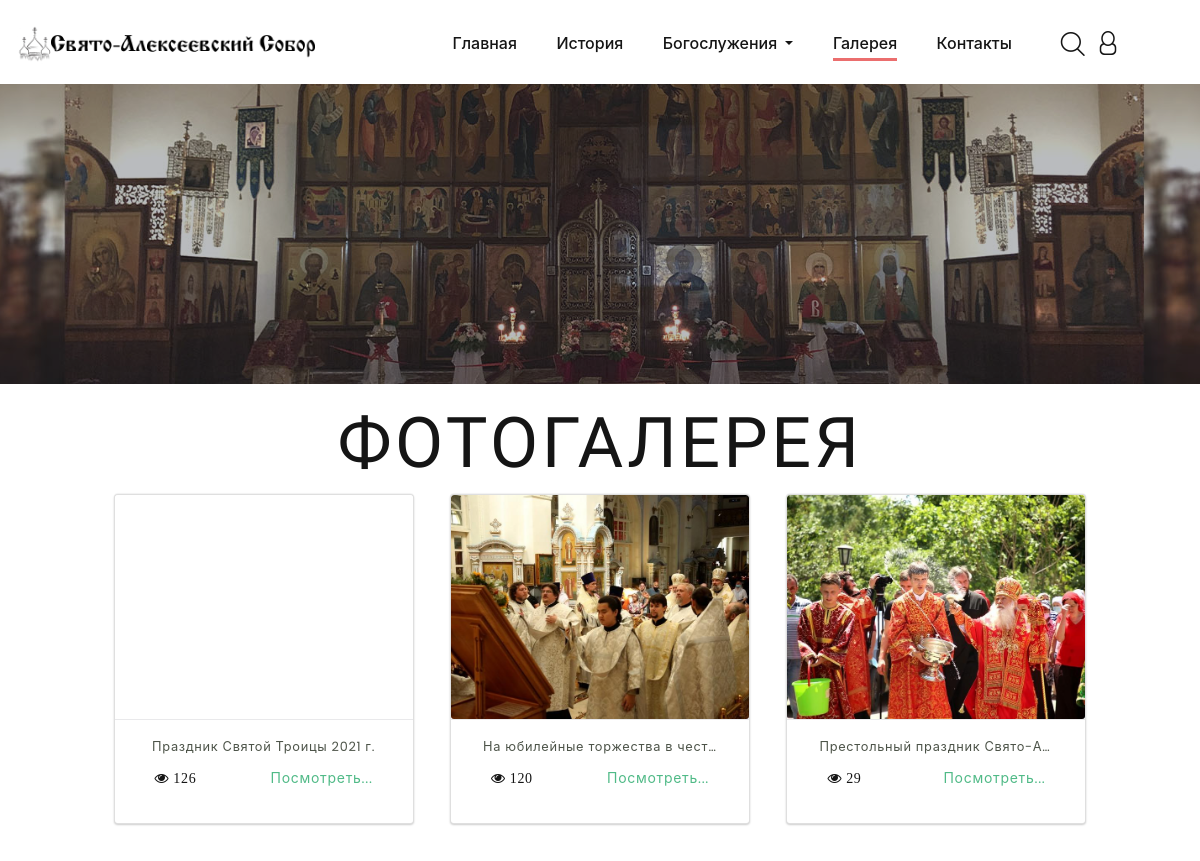
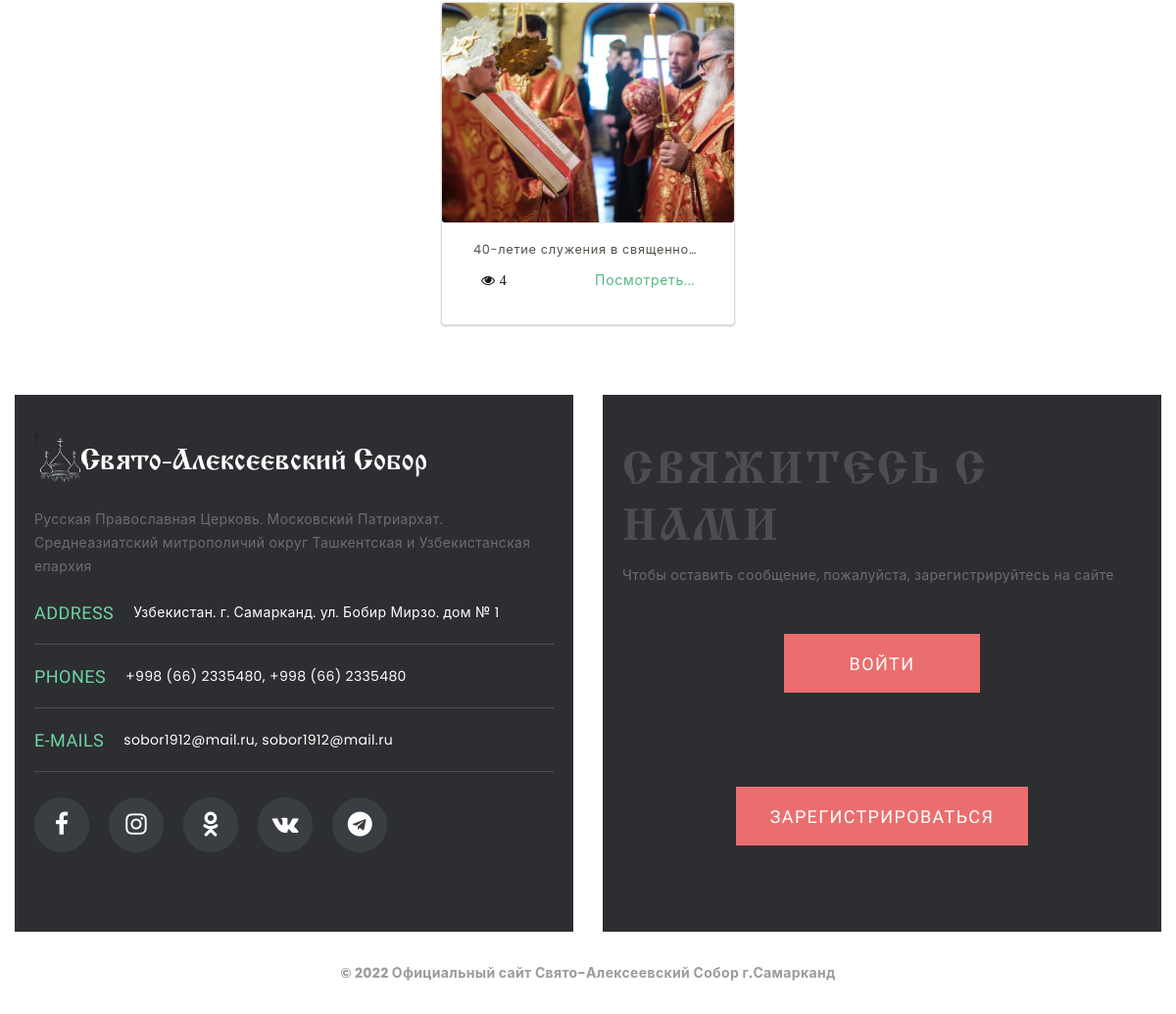
Page /gallery/ on the committed database (2 pictures, top to bottom).
### main/models.py (models this page shows, shortened)
class News(models.Model):
    title = models.CharField("Заголовок", max_length=150)
    slug = models.SlugField("slug", max_length=40)
    picture = models.ImageField("Картинка", upload_to="media/%Y/%m/%d/")
    content = models.TextField("Контент")
    date = models.DateField("Дата")
    is_published = models.BooleanField("Опубликовать", default=True)
    views = models.PositiveIntegerField("Просмотры", default=0)
    class Meta:
        verbose_name = "Новость"
        verbose_name_plural = "Новости"
        ordering = ['-date', 'is_published']

### main/views.py (the view)
# urls.py: path('gallery/', views.Gallery.as_view(), name="gallery"),
class Gallery(ListView):
    model = News
    paginate_by = 20
    template_name = "main/gallery.html"
    context_object_name = "post"
    def get_queryset(self):
        return News.objects.filter(is_published=True)

### main/templates/main/gallery.html (shortened to what this page needs)
{% extends 'base.html' %}
{% load static %}
{% load thumbnail %}
{% block nav_active %}
    <ul class="rd-navbar-nav">
        <li class="rd-nav-item"><a class="rd-nav-link" href="{% url 'index' %}">Главная</a>
        </li>
        <li class="rd-nav-item"><a class="rd-nav-link" href="{% url 'history' %}">История</a>
        </li>
        <li class="rd-nav-item dropdown">
            <a class="rd-nav-link dropdown-toggle" data-toggle="dropdown" href="#"
               role="button" aria-haspopup="true" aria-expanded="false">
                Богослужения
            </a>
        </li>
        <li class="rd-nav-item active"><a class="rd-nav-link" href="{% url 'gallery' %}">Галерея</a>
        </li>
        <li class="rd-nav-item"><a class="rd-nav-link" href="{% url 'contact' %}">Контакты</a></li>
    </ul>
{% endblock %}
{% block body %}
    <section class="breadcrumbs-custom-inset">
        <div class="breadcrumbs-custom context-dark bg-overlay-33">
            <div class="box-position" style="background-image: url({% static 'images/my/MainPicture2.jpg' %});"></div>
        </div>
    </section>
    <h2 class="mt-4">Фотогалерея</h2>
    {% for news in page_obj %}
        {% if news.images.all %}
            <div class="card">
                <div class="card-img"
                        {% thumbnail news.picture "370x307" crop="center" as im %}
                     style="background-image:url({{ im.url }});">
                        {% endthumbnail %}
                </div>
                <div class="card-content">
                    <a href="{% url 'photo_gallery' news.slug %}">
                        <p>{{ news.title }}</p></a>
                    <div class="justify-content-between m-2" style="display: flex">
                        <span class="fa fa-eye"><span class="mx-1">{{ news.views }}</span></span>
                        <a href="{% url 'photo_gallery' news.slug %}" class="">Посмотреть...</a>
                    </div>
                </div>
            </div>
        {% endif %}
    {% endfor %}
    {% include 'includes/footer.html' %}
{% endblock %}

### rows in the picture
News: title "Праздник Святой Троицы 2021 г.", views "126"
News: picture (picture), title "На юбилейные торжества в чест…", views "120"
News: picture (picture), title "Престольный праздник Свято-А…", views "29"
News: picture (picture), title "40-летие служения в священно…", views "4"
